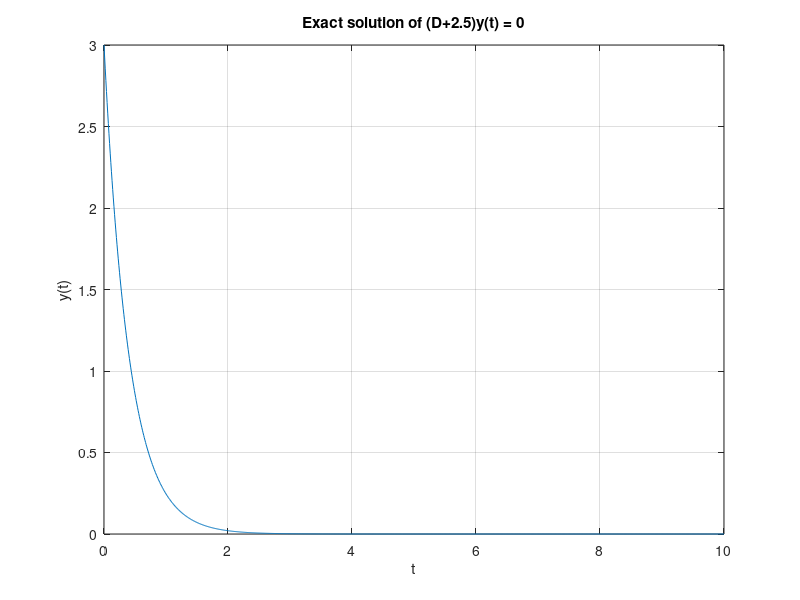

The MATLAB source for this figure:

x = 0:0.01:10;
y = 3 * exp(-2.5 * x);
figure;
plot(x, y)
xlabel('t');
ylabel('y(t)');
title('Exact solution of (D+2.5)y(t) = 0');
grid on;

saveas(gcf, 'exact_1.png');
